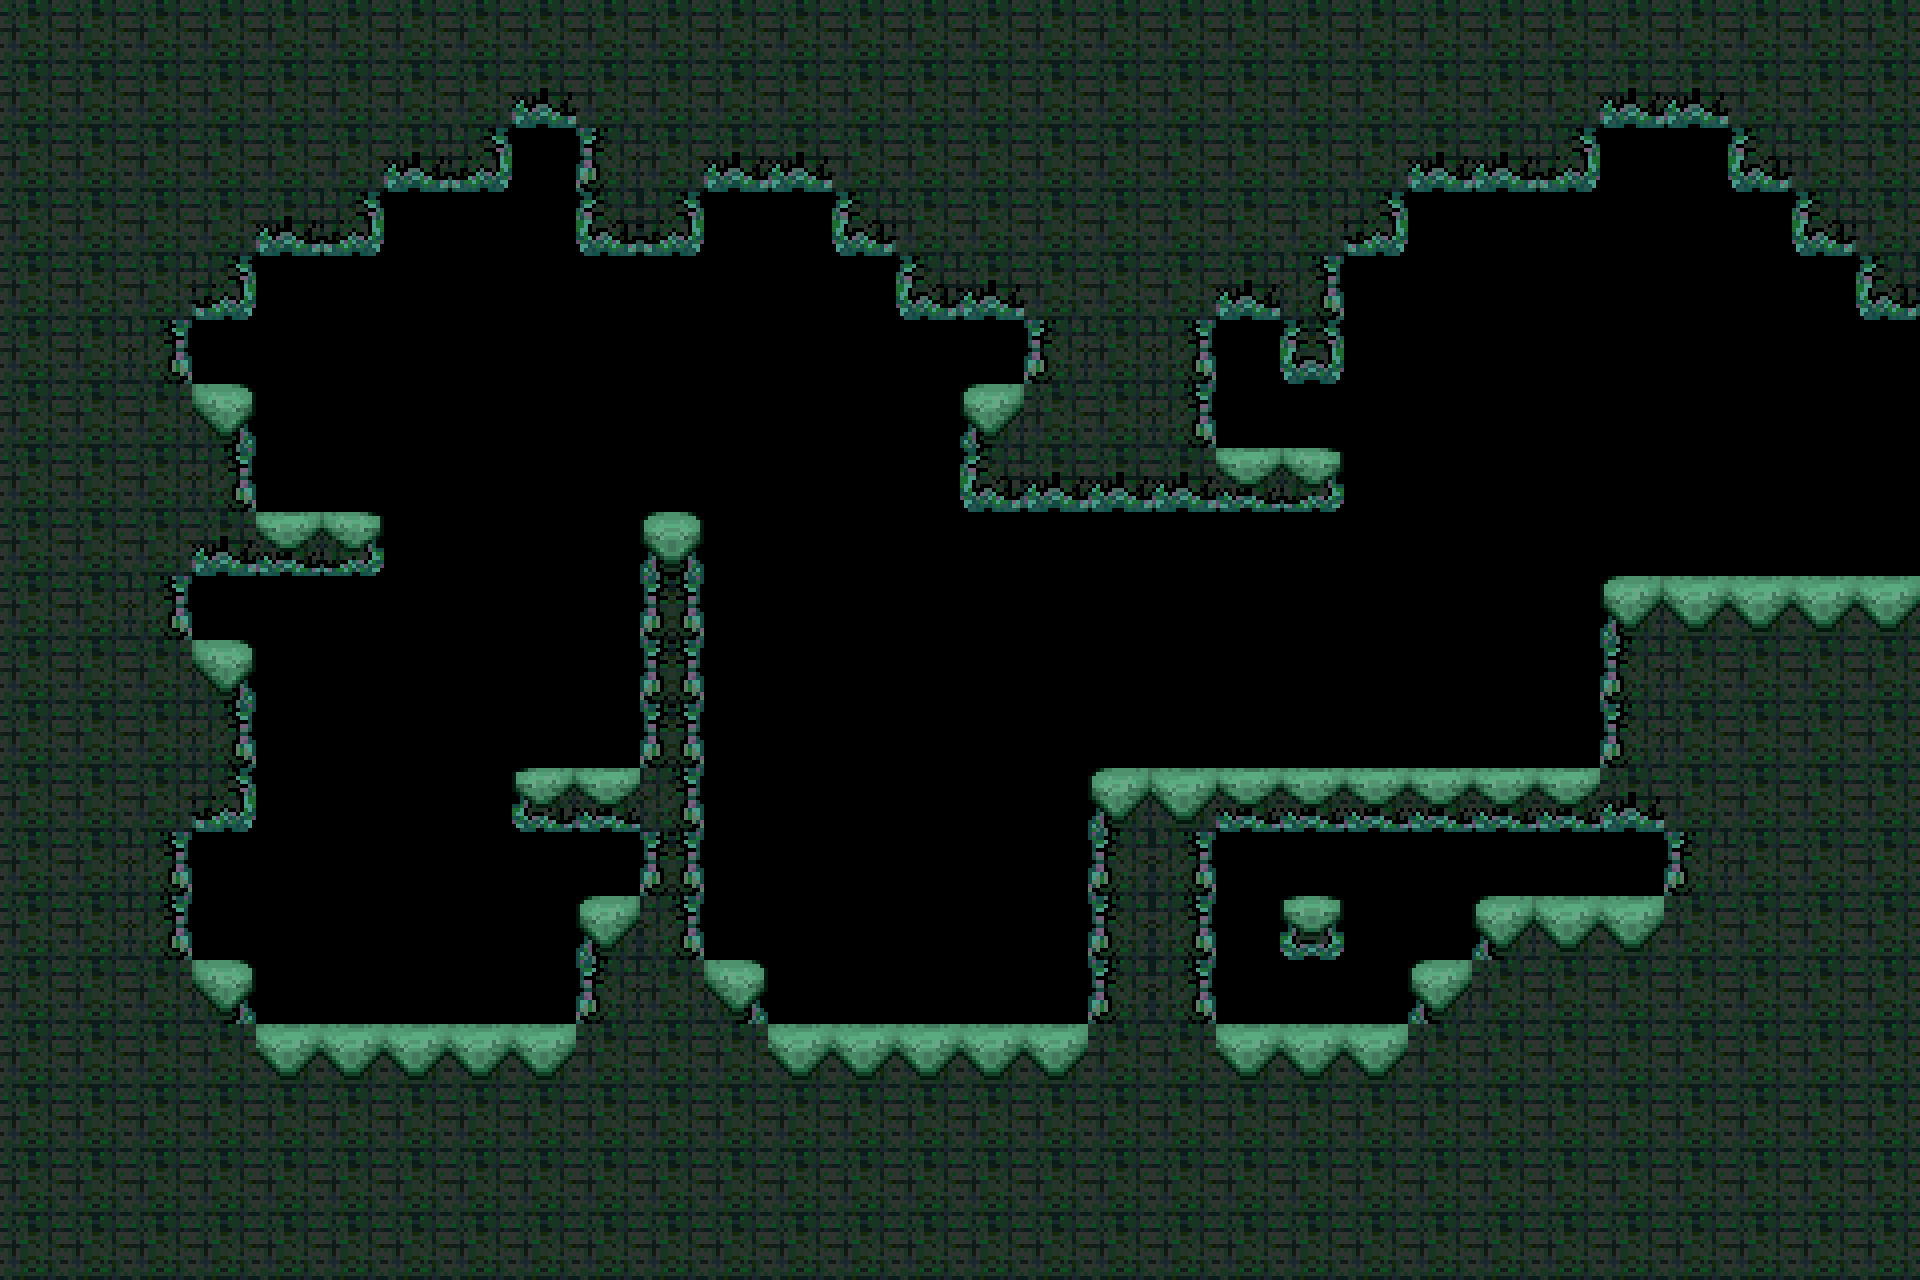

This game map was drawn from its Tiled (.tmx) file and the tilesets committed beside it. A one-line description and the full map source follow:
An orthogonal 30x20 tile map with 64x64 px tiles, 1 tile layer (tiles) and 3 objects (E, player).

<map version="1.5" tiledversion="1.5.0" orientation="orthogonal" renderorder="right-down" width="30" height="20" tilewidth="64" tileheight="64" infinite="0" nextlayerid="5" nextobjectid="5">
 <tileset firstgid="1" source="../level0.tsx" />
 <layer id="1" name="tiles" width="30" height="20">
  <data encoding="csv">
6,6,6,6,6,6,6,6,6,6,6,6,6,6,6,6,6,6,6,6,6,6,6,6,6,6,6,6,6,6,
6,6,6,6,6,6,6,6,10,6,6,6,6,6,6,6,6,6,6,6,6,6,6,6,6,10,10,6,6,6,
6,6,6,6,6,6,10,11,0,5,6,10,10,6,6,6,6,6,6,6,6,6,10,10,11,0,0,9,6,6,
6,6,6,6,10,11,0,0,0,9,11,0,0,9,6,6,6,6,6,6,6,11,0,0,0,0,0,0,9,6,
6,6,6,11,0,0,0,0,0,0,0,0,0,0,9,10,6,6,6,10,7,0,0,0,0,0,0,0,0,9,
6,6,7,0,0,0,0,0,0,0,0,0,0,0,0,0,5,6,7,0,12,0,0,0,0,0,0,0,0,0,
6,6,6,3,0,0,0,0,0,0,0,0,0,0,0,1,6,6,7,0,0,0,0,0,0,0,0,0,0,0,
6,6,6,7,0,0,0,0,0,0,0,0,0,0,0,9,10,10,10,14,15,0,0,0,0,0,0,0,0,0,
6,6,6,10,14,15,0,0,0,0,4,0,0,0,0,0,0,0,0,0,0,0,0,0,0,0,0,0,0,0,
6,6,7,0,0,0,0,0,0,0,8,0,0,0,0,0,0,0,0,0,0,0,0,0,0,1,2,2,2,2,
6,6,6,3,0,0,0,0,0,0,8,0,0,0,0,0,0,0,0,0,0,0,0,0,0,5,6,6,6,6,
6,6,6,7,0,0,0,0,0,0,8,0,0,0,0,0,0,0,0,0,0,0,0,0,0,5,6,6,6,6,
6,6,6,11,0,0,0,0,13,14,7,0,0,0,0,0,0,1,2,14,14,14,14,14,14,10,6,6,6,6,
6,6,7,0,0,0,0,0,0,0,8,0,0,0,0,0,0,5,7,0,0,0,0,0,0,0,5,6,6,6,
6,6,7,0,0,0,0,0,0,1,7,0,0,0,0,0,0,5,7,0,16,0,0,1,2,2,6,6,6,6,
6,6,6,3,0,0,0,0,0,5,6,3,0,0,0,0,0,5,7,0,0,0,1,6,6,6,6,6,6,6,
6,6,6,6,2,2,2,2,2,6,6,6,2,2,2,2,2,6,6,2,2,2,6,6,6,6,6,6,6,6,
6,6,6,6,6,6,6,6,6,6,6,6,6,6,6,6,6,6,6,6,6,6,6,6,6,6,6,6,6,6,
6,6,6,6,6,6,6,6,6,6,6,6,6,6,6,6,6,6,6,6,6,6,6,6,6,6,6,6,6,6,
6,6,6,6,6,6,6,6,6,6,6,6,6,6,6,6,6,6,6,6,6,6,6,6,6,6,6,6,6,6
</data>
 </layer>
 <objectgroup id="3" name="conx">
  <object id="4" name="E" x="1846.15" y="362.753" width="71.2551" height="181.377" />
 </objectgroup>
 <objectgroup id="4" name="spawns">
  <object id="3" name="player" x="384" y="960">
   <point />
  </object>
 </objectgroup>
 <objectgroup id="2" name="collision">
  <object id="1" x="0" y="0">
   <polygon points="0,0 1920,0 1920,320 1856,320 1856,256 1792,256 1792,192 1728,192 1728,128 1600,128 1600,192 1408,192 1408,256 1344,256 1344,384 1280,384 1280,320 1216,320 1216,448 1344,448 1344,512 960,512 960,384 1024,384 1024,320 896,320 896,256 832,256 832,192 704,192 704,256 576,256 576,128 512,128 512,192 384,192 384,256 256,256 256,320 192,320 192,384 256,384 256,512 384,512 384,576 192,576 192,640 256,640 256,832 192,832 192,960 256,960 256,1024 576,1024 576,896 640,896 640,832 512,832 512,768 640,768 640,512 704,512 704,960 768,960 768,1024 1088,1024 1088,768 1600,768 1600,576 1920,576 1920,1280 0,1280" />
  </object>
 </objectgroup>
</map>
